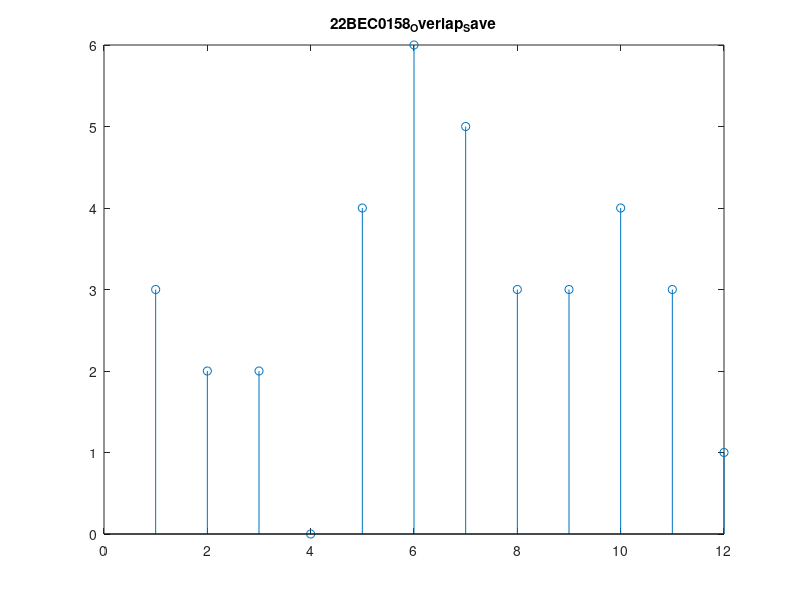

Reproduce this figure in MATLAB.
% Gaurav Bhole - 22BEC0158
close all 
clear all 

x=[3,-1,0,1,3,2,0,1,2,1];
h=[1,1,1];
h1=[1,1,1,0,0]
xl=length(x);
hl=length(h);
r=mod(xl,hl);
nz=hl-r;
xzp=[zeros(1,nz)];
x=[x xzp];
disp(x)
n=2*hl-1;

x1=[zeros(1,n-hl)];
tx1=x(1,[1:3]);
x1=[x1 tx1];
disp(x1);

x2=x1(1,[hl+1:n]);
tx2=x(1,[4:6]);
x2=[x2 tx2];
disp(x2)

x3=x2(1,[hl+1:n]);
tx3=x(1,[7:9]);
x3=[x3 tx3];
disp(x3)

x4=x3(1,[hl+1:n]);
tx4=x(1,[10:12]);
x4=[x4 tx4];
disp(x4)

y1=cconv(x1,h1,5);
disp(y1)

y2=cconv(x2,h1,5);
disp(y2)

y3=cconv(x3,h1,5);
disp(y3)

y4=cconv(x4,h1,5);
disp(y4)

y=[];
ty1=y1(1,[hl:n]);
y=[y ty1];
ty2=y2(1,[hl:n]);
y=[y ty2];
ty3=y3(1,[hl:n]);
y=[y ty3];
ty4=y4(1,[hl:n]);
y=[y ty4];

disp(y);
stem(y)
title("22BEC0158_Overlap_Save")
